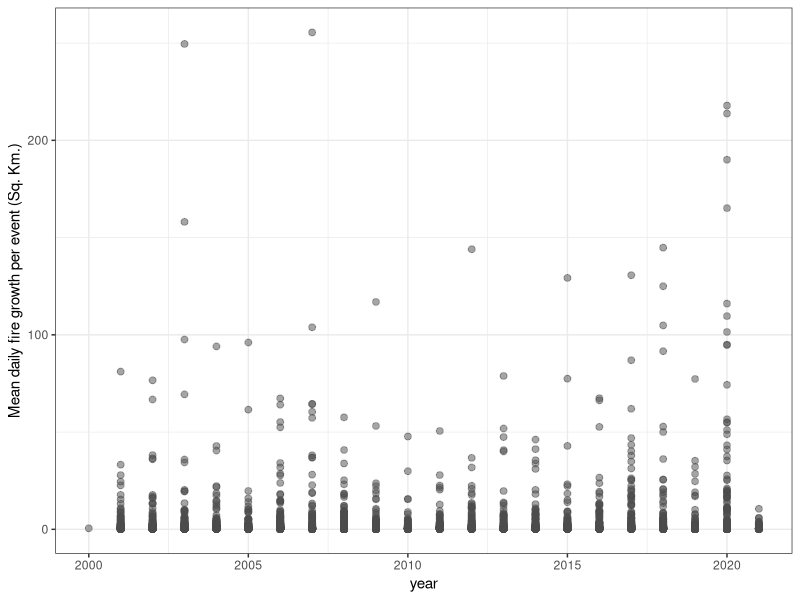
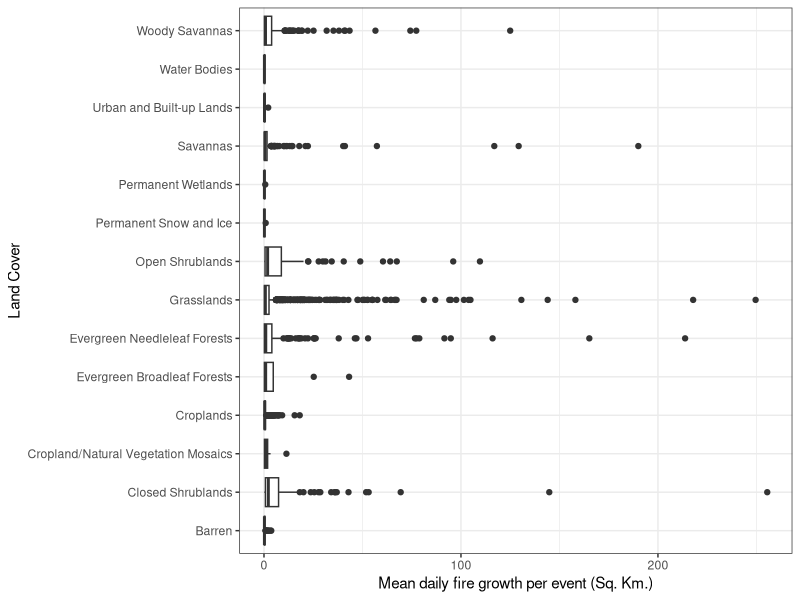

Write the R code that produced these figures, in order. (Note: this script raises an error after producing the figures.)
## ---- chunk 1
#Loading packages and setting working directory
library(tidyverse)
library(here)
here()
library(sf)
library(dplyr)
library(ggplot2)
## ---- chunk 2
california_events_processed <- read_csv(here("Data/Processed/california_events_processed.csv"))
ggplot(california_events_processed, aes(x = ig_year, y = mu_grw_km2))+
       geom_point(size = 2, alpha = 0.5, color = "grey30")+
         labs(
    x = "year",
    y = "Mean daily fire growth per event (Sq. Km.)",
  ) +
  theme_bw()
    
ggplot(california_events_processed, aes(x = lc_name, y = mu_grw_km2))+
       geom_boxplot()+
         labs(
    x = "Land Cover",
    y = "Mean daily fire growth per event (Sq. Km.)",
  ) +
  coord_flip() +
  theme_bw() 
## ---- chunk 3
# Data Quality Audit

event_data <- read_sf(here("./Data/Raw/Raw_large/fired_uscan_to2021121_events_gpkg_shp/fired_uscan_to2021121_events.gpkg"))
dim(event_data)

california_events <- read_sf(here("./Data/Raw/California_events.shp"))
dim(california_events)

## ---- chunk 4
# number of NA values in dataframe = 0
sum(is.na(california_events_processed))
which(is.na(california_events_processed))
california_events_processed[!complete.cases(california_events_processed),]


# number of duplicated rows = 0
sum(duplicated(california_events_processed))
